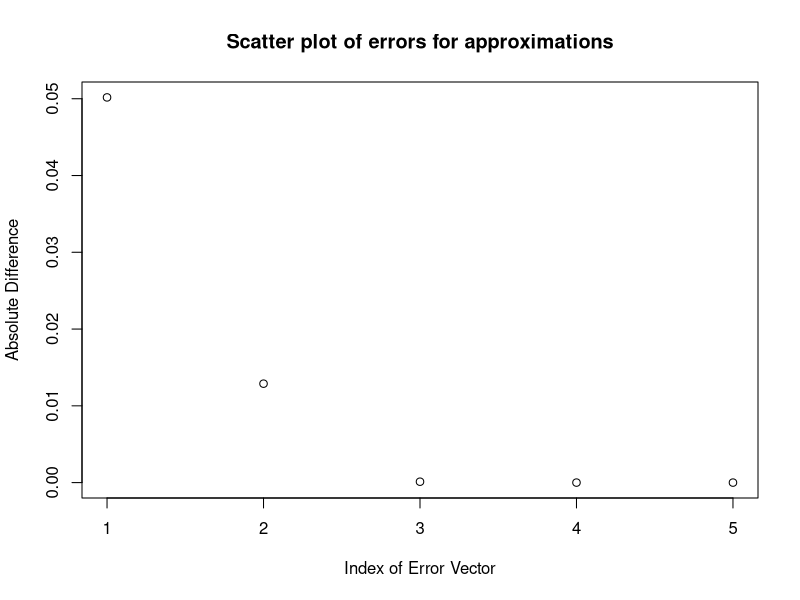
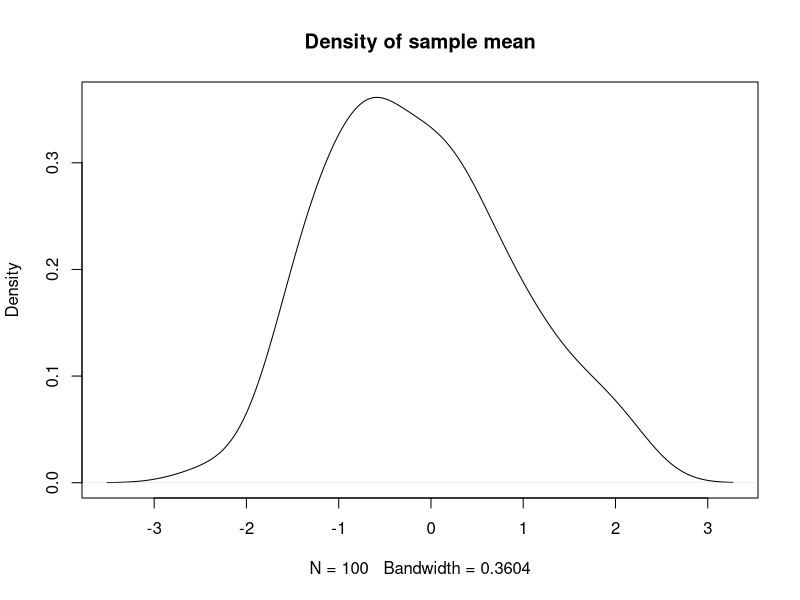
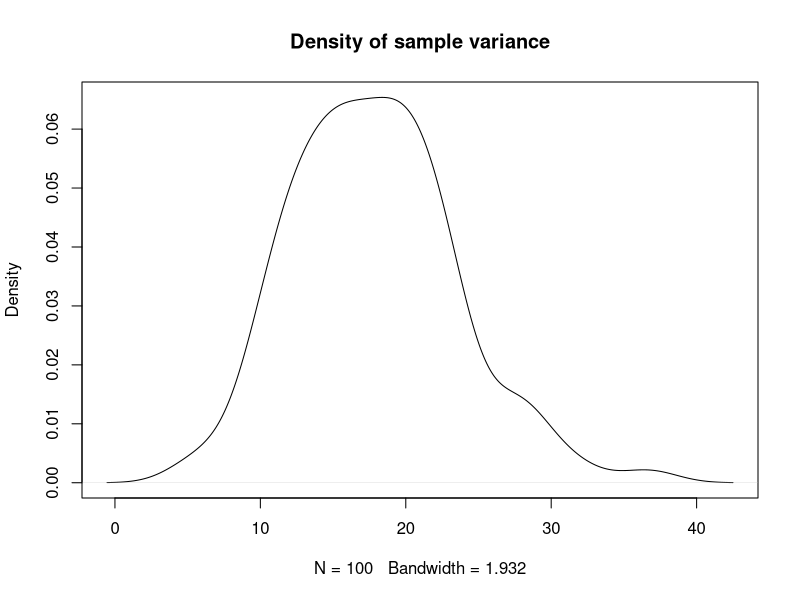
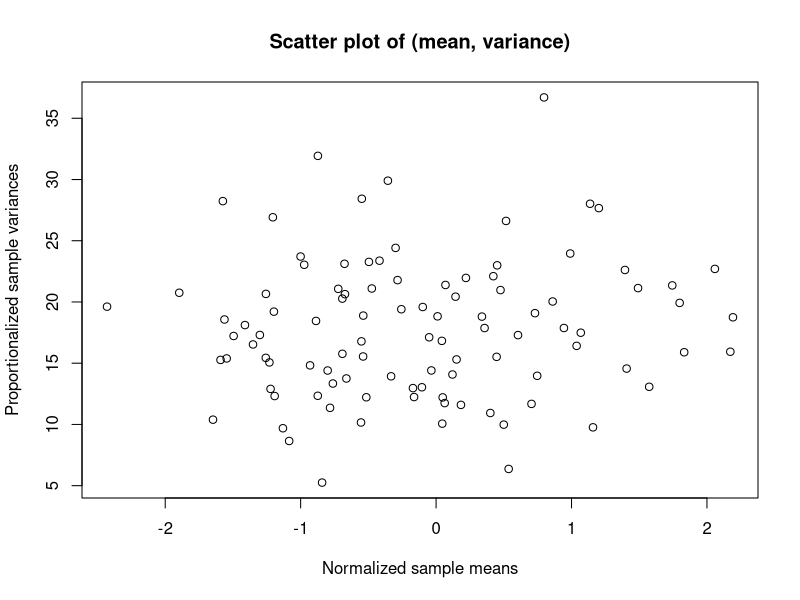
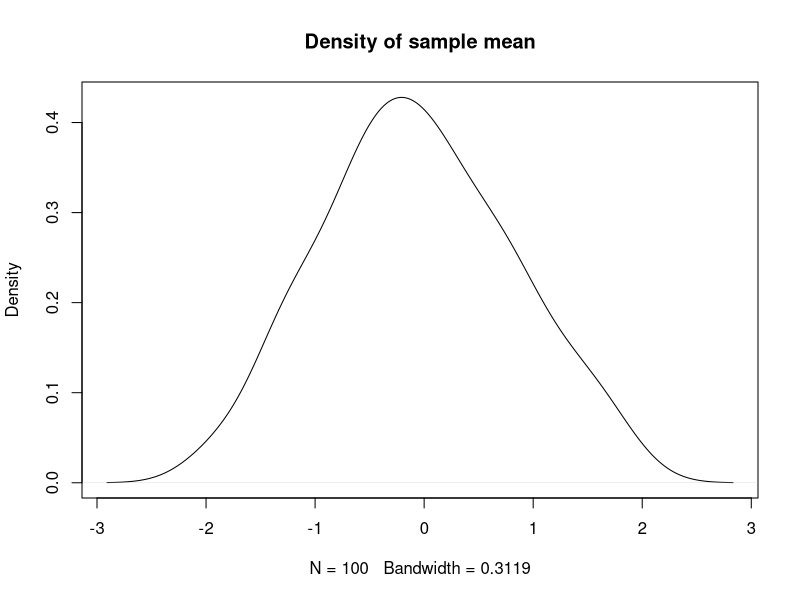
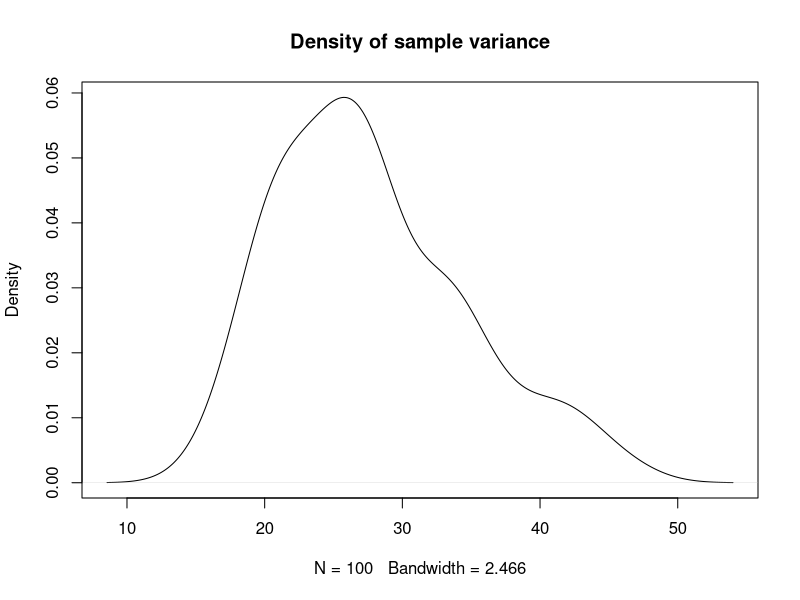
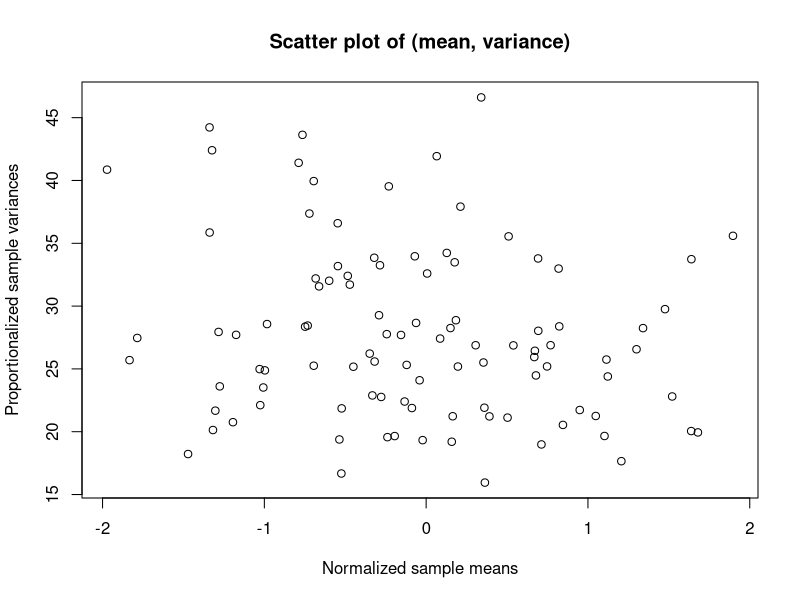
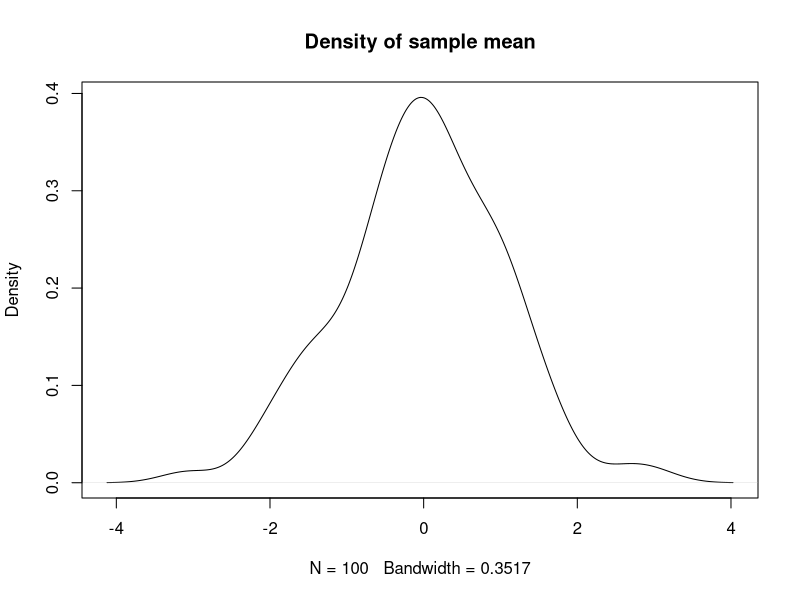

These charts were generated, in order, by the following R code:
## ---- chunk 1
pbinom(q = 8.25, size = 20, prob = 0.4)
pbinom(q = 8.25, size = 30, prob = 0.4)
pbinom(q = 8.25, size = 50, prob = 0.4)
pbinom(q = 8.25, size = 75, prob = 0.4)
pbinom(q = 8.25, size = 100, prob = 0.4)
## ---- chunk 2
laplace_calculate <- function(num_trials) {
  result <- (8.25 - (num_trials * 0.4)) / sqrt(num_trials * 0.4 *(1-0.4))
  return(result)
}
## ---- chunk 3
pnorm(laplace_calculate(num_trials = 20))
pnorm(laplace_calculate(num_trials = 30))
pnorm(laplace_calculate(num_trials = 50))
pnorm(laplace_calculate(num_trials = 75))
pnorm(laplace_calculate(num_trials = 100))
## ---- chunk 4
accurate_vector <- c(0.5955987, 0.09401122, 0.0002305229, 1.826106e-08, 5.431127e-13)
approx_vector <- c(0.5454243, 0.08112525, 0.0003470073, 1.475701e-07, 4.557597e-11)
error_vector <- abs(accurate_vector - approx_vector)
error_vector
## ---- chunk 5
plot(error_vector, main = "Scatter plot of errors for approximations", xlab = 'Index of Error Vector', ylab = 'Absolute Difference')
## ---- chunk 6
sample_sim <- function(size_of_sample, number_of_samples) {
  sam = c()
  sav = c()
  
  for(i in 1:number_of_samples) {
    x = rnorm(size_of_sample, 2, 3)
    sam = c(sam, mean(x))
    sav = c(sav, var(x))
  }
  
  samn = (sam - 2) / sqrt(3^2 / size_of_sample)
  savn = (size_of_sample - 1) * sav / (3 ^ 2)
  plot(density(samn), main = "Density of sample mean")
  plot(density(savn), main = "Density of sample variance")
  sa = cbind(samn, savn)
  plot(sa, main = "Scatter plot of (mean, variance)", xlab = "Normalized sample means", ylab = "Proportionalized sample variances")
}


## ---- chunk 7
sample_sim(20, 100)
## ---- chunk 8
sample_sim(30, 100)
## ---- chunk 9
sample_sim(50, 100)
## ---- chunk 10
sample_sim(75, 100)
## ---- chunk 11
density_of_t <- "$\\frac{\\Gamma (\\frac{n+1}{2})}{\\sqrt{n\\pi}\\Gamma (\\frac{n+1}{2})}(1+\\frac{x^2}{n})^{-(\\frac{n+1}{2})}$"
